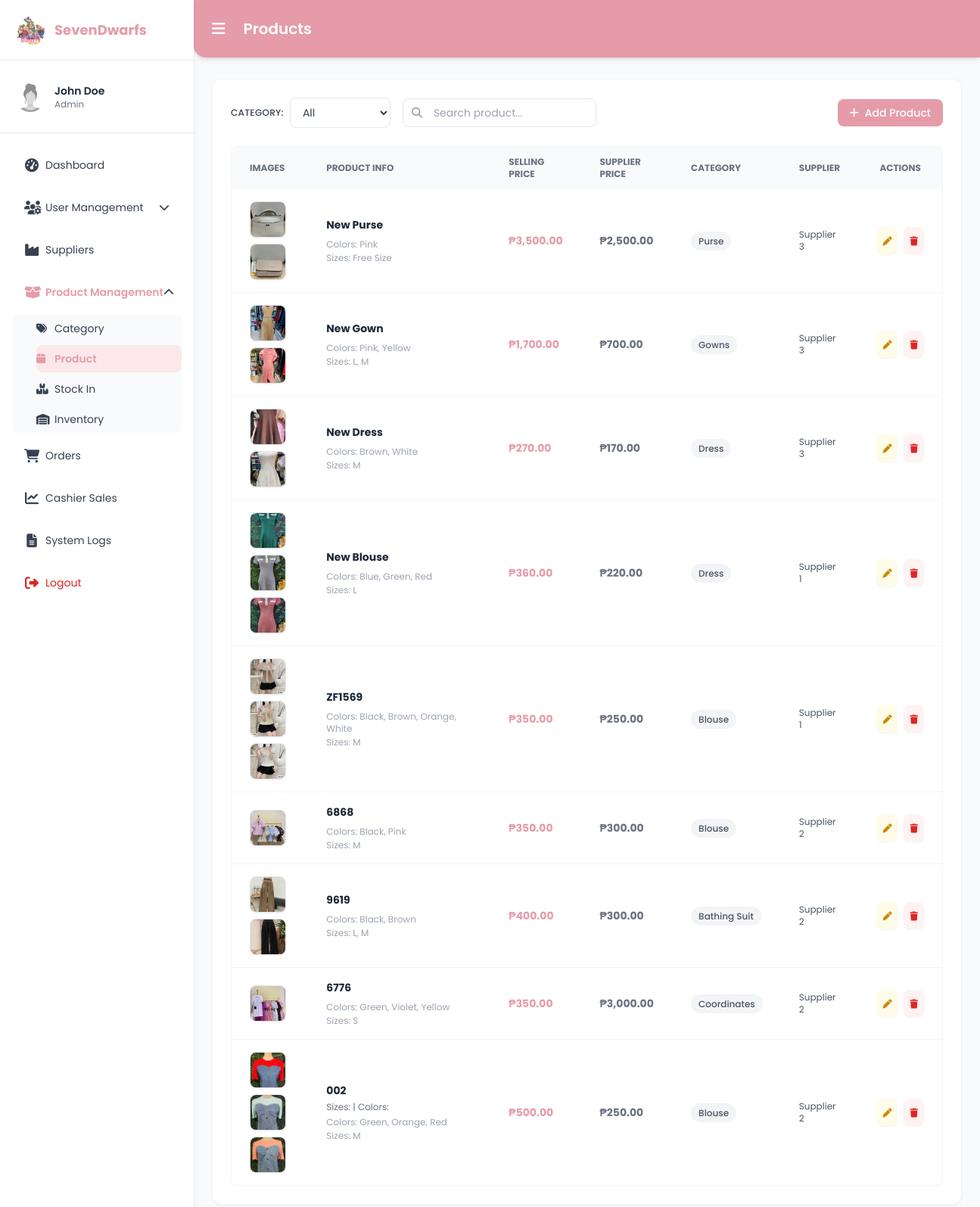
Screenshot of /products.php (signed in) with the database file from the repository.
### tables this page shows
CREATE TABLE `roles` (
  `role_id` int(11) NOT NULL,
  `role_name` varchar(50) NOT NULL
);

CREATE TABLE `products` (
  `product_id` int(11) NOT NULL,
  `product_name` varchar(255) DEFAULT NULL,
  `description` text DEFAULT NULL,
  `price_id` int(11) DEFAULT NULL,
  `stocks` int(11) DEFAULT NULL,
  `category_id` int(11) DEFAULT NULL,
  `image_url` text DEFAULT NULL,
  `created_at` timestamp NOT NULL DEFAULT current_timestamp(),
  `supplier_id` int(11) DEFAULT NULL,
  `supplier_price` decimal(10,2) NOT NULL,
  `revenue` decimal(10,2) GENERATED ALWAYS AS (`price_id` - `supplier_price`) STORED,
  `sizes` varchar(255) DEFAULT NULL,
  `colors` varchar(255) DEFAULT NULL
);

CREATE TABLE `categories` (
  `category_id` int(11) NOT NULL,
  `category_code` varchar(10) DEFAULT NULL,
  `category_name` varchar(100) NOT NULL
);

CREATE TABLE `suppliers` (
  `supplier_id` int(11) NOT NULL,
  `supplier_name` varchar(255) NOT NULL,
  `supplier_email` varchar(100) DEFAULT NULL,
  `supplier_phone` varchar(20) DEFAULT NULL,
  `created_at` timestamp NOT NULL DEFAULT current_timestamp()
);

### products.php (the view, shortened to what the rows shown need)
<?php
require 'conn.php';
$admin_id   = $_SESSION['admin_id'] ?? null;
$admin_name = "Admin";
$admin_role = "Admin";
if ($admin_id) {
    $query = "
        SELECT CONCAT(first_name, ' ', last_name) AS full_name, r.role_name
        FROM adminusers a
        LEFT JOIN roles r ON a.role_id = r.role_id
        WHERE a.admin_id = ?
    ";
    $adminStmt = $conn->prepare($query);
    $adminStmt->bind_param("i", $admin_id);
    $adminStmt->execute();
    $result = $adminStmt->get_result();
    if ($row = $result->fetch_assoc()) {
        $admin_name = $row['full_name'];
        $admin_role = $row['role_name'] ?? 'Admin';
    }
}
$sql = "
    SELECT
        p.product_id,
        p.product_name,
        p.description,
        p.price_id,        -- Selling Price
        p.supplier_price,  -- 🟢 Supplier Price (Cost)
        p.image_url,
        c.category_name,
        s.supplier_name,
        GROUP_CONCAT(DISTINCT col.color ORDER BY col.color SEPARATOR ', ') AS colors,
        GROUP_CONCAT(DISTINCT sz.size ORDER BY sz.size SEPARATOR ', ') AS sizes
    FROM products p
    LEFT JOIN categories c ON p.category_id = c.category_id
    LEFT JOIN suppliers s ON p.supplier_id = s.supplier_id
    LEFT JOIN stock st ON p.product_id = st.product_id
    LEFT JOIN colors col ON st.color_id = col.color_id
    LEFT JOIN sizes sz ON st.size_id = sz.size_id
";
$sql .= " GROUP BY p.product_id ORDER BY p.product_id DESC";
$stmt = $conn->prepare($sql);
$stmt->execute();
$result = $stmt->get_result();
$products = [];
while ($row = $result->fetch_assoc()) {
    $imageList = [];
    $raw = trim($row['image_url'] ?? '');
    if ($raw && str_starts_with($raw, '[')) {
        $decoded = json_decode($raw, true);
        if (is_array($decoded)) $imageList = $decoded;
    } elseif ($raw) {
        $imageList = array_filter(array_map('trim', explode(',', $raw)));
    }
    $displayImages = [];
    if (!empty($imageList)) {
        foreach ($imageList as $img) {
            $img = trim($img);
            $displayImages[] = htmlspecialchars($img);
        }
    } else {
        $displayImages[] = 'uploads/products/default.png';
    }
    $row['display_images'] = $displayImages;
    $products[] = $row;
}
?>
<!DOCTYPE html>
<html lang="en">
<head>
  <script src="https://cdn.tailwindcss.com"></script>
  <link rel="stylesheet" href="https://unpkg.com/nprogress@0.2.0/nprogress.css" />
  <link href="https://cdnjs.cloudflare.com/ajax/libs/font-awesome/6.4.0/css/all.min.css" rel="stylesheet" />
</head>
<body class="text-sm animate-fade-in">
<div class="flex min-h-screen"
     x-data="{
        sidebarOpen: localStorage.getItem('sidebarOpen') === 'false' ? false : true,
        userMenu: false,
        productMenu: true
     }"
     x-init="$watch('sidebarOpen', val => localStorage.setItem('sidebarOpen', val))">
  <aside
    class="bg-white shadow-md fixed top-0 left-0 h-screen z-30 transition-all duration-300 ease-in-out no-scrollbar overflow-y-auto overflow-x-hidden"
    :class="sidebarOpen ? 'w-64' : 'w-20'"
  >
    <div class="p-5 border-b flex items-center h-20 transition-all duration-300" :class="sidebarOpen ? 'space-x-3' : 'justify-center pl-0'">
        <h2 class="text-lg font-bold text-[var(--rose)] whitespace-nowrap overflow-hidden transition-all duration-300"
            x-show="sidebarOpen" x-transition.opacity>SevenDwarfs</h2>
    </div>
    <div class="p-5 border-b flex items-center h-24 transition-all duration-300" :class="sidebarOpen ? 'space-x-3' : 'justify-center pl-0'">
      <div x-show="sidebarOpen" x-transition.opacity class="whitespace-nowrap overflow-hidden">
        <p class="font-semibold text-gray-800"><?= htmlspecialchars($admin_name); ?></p>
        <p class="text-xs text-gray-500"><?= htmlspecialchars($admin_role); ?></p>
      </div>
    </div>
  </aside>
  <main class="flex-1 flex flex-col pt-20 bg-gray-50 transition-all duration-300 ease-in-out"
        :class="sidebarOpen ? 'ml-64' : 'ml-20'">
    <header class="bg-[var(--rose)] text-white p-4 flex justify-between items-center shadow-md rounded-bl-2xl fixed top-0 right-0 z-20 transition-all duration-300 ease-in-out"
            :class="sidebarOpen ? 'left-64' : 'left-20'">
      <div class="flex items-center gap-4">
          <h1 class="text-xl font-semibold">Products</h1>
      </div>
    </header>
    <section class="p-6">
        <div class="bg-white rounded-xl shadow-sm border border-gray-100 p-6 space-y-6">
            <div class="overflow-x-auto rounded-lg border border-gray-100">
                <table class="w-full text-left text-sm text-gray-600">
                    <thead class="bg-gray-50 text-gray-500 uppercase font-bold text-xs">
                        <tr>
                            <th class="px-6 py-3">Images</th>
                            <th class="px-6 py-3">Product Info</th>
                            <th class="px-6 py-3">Selling Price</th>
                            <th class="px-6 py-3">Supplier Price</th>
                            <th class="px-6 py-3">Category</th>
                            <th class="px-6 py-3">Supplier</th>
                            <th class="px-6 py-3 text-center">Actions</th>
                        </tr>
                    </thead>
                    <tbody class="divide-y divide-gray-100 text-gray-700">
                        <?php if (!empty($products)): ?>
                          <?php foreach ($products as $product): ?>
                            <tr class="hover:bg-gray-50 transition">
                              <td class="px-6 py-4">
                                <div class="flex flex-wrap gap-2" x-data="{ open: false, imageSrc: '' }">
                                  <?php foreach ($product['display_images'] as $img): ?>
                                    <img src="<?= $img ?>"
                                         class="w-12 h-12 rounded-lg border shadow-sm object-cover cursor-pointer hover:scale-105 transition-transform duration-200"
                                         @click="imageSrc = '<?= $img ?>'; open = true"
                                         onerror="this.src='uploads/products/default.png';">
                                  <?php endforeach; ?>
                                </div>
                              </td>
                              <td class="px-6 py-4">
                                <p class="font-bold text-gray-800"><?= htmlspecialchars($product['product_name']); ?></p>
                                <p class="text-xs text-gray-500 truncate w-48 mt-1"><?= htmlspecialchars($product['description']); ?></p>
                                <div class="text-xs text-gray-400 mt-1 flex flex-col gap-0.5">
                                   <span>Colors: <?= $product['colors'] ?: 'None'; ?></span>
                                   <span>Sizes: <?= $product['sizes'] ?: 'None'; ?></span>
                                </div>
                              </td>
                              <td class="px-6 py-4 font-bold text-[var(--rose)]">
                                ₱<?= number_format($product['price_id'], 2); ?>
                              </td>
                              <td class="px-6 py-4 font-bold text-gray-500">
                                ₱<?= number_format($product['supplier_price'] ?? 0, 2); ?>
                              </td>
                              <td class="px-6 py-4">
                                  <span class="bg-gray-100 text-gray-600 px-2.5 py-1 rounded-full text-xs font-medium">
                                      <?= htmlspecialchars($product['category_name']); ?>
                                  </span>
                              </td>
                              <td class="px-6 py-4 text-gray-600 text-xs">
                                <?= htmlspecialchars($product['supplier_name'] ?? 'N/A'); ?>
                              </td>
                              <td class="px-6 py-4">
                                <div class="flex items-center justify-center gap-2">
                                  <a href="edit_product.php?id=<?= $product['product_id']; ?>"
                                     class="text-yellow-600 bg-yellow-50 hover:bg-yellow-100 p-2 rounded-lg transition shadow-sm"
                                     title="Edit">
                                    <i class="fas fa-pen text-xs"></i>
                                  </a>
                                  <a href="delete_product.php?id=<?= $product['product_id']; ?>"
                                     onclick="return confirm('Are you sure you want to delete this product?')"
                                     class="text-red-600 bg-red-50 hover:bg-red-100 p-2 rounded-lg transition shadow-sm"
                                     title="Delete">
                                    <i class="fas fa-trash text-xs"></i>
                                  </a>
                                </div>
                              </td>
                            </tr>
                          <?php endforeach; ?>
                        <?php else: ?>
                          <tr><td colspan="7" class="text-center text-gray-500 py-10">No products found.</td></tr>
                        <?php endif; ?>
                    </tbody>
                </table>
            </div>
        </div>
    </section>
  </main>
</div>
</body>
</html>

### rows the page displays
roles: role_name "Admin"
products: product_name "New Purse", colors "Pink", sizes "Free Size", price "3,500.00", supplier_price "2,500.00", category.category_name "Purse", supplier.supplier_name "Supplier 3"
products: product_name "New Gown", colors "Pink, Yellow", sizes "L, M", price "1,700.00", supplier_price "700.00", category.category_name "Gowns", supplier.supplier_name "Supplier 3"
products: product_name "New Dress", colors "Brown, White", sizes "M", price "270.00", supplier_price "170.00", category.category_name "Dress", supplier.supplier_name "Supplier 3"
products: product_name "New Blouse", colors "Blue, Green, Red", sizes "L", price "360.00", supplier_price "220.00", category.category_name "Dress", supplier.supplier_name "Supplier 1"
products: product_name "ZF1569", colors "Black, Brown, Orange, White", sizes "M", price "350.00", supplier_price "250.00", category.category_name "Blouse", supplier.supplier_name "Supplier 1"
products: product_name "6868", colors "Black, Pink", sizes "M", price "350.00", supplier_price "300.00", category.category_name "Blouse", supplier.supplier_name "Supplier 2"
products: product_name "9619", colors "Black, Brown", sizes "L, M", price "400.00", supplier_price "300.00", category.category_name "Bathing Suit", supplier.supplier_name "Supplier 2"
products: product_name "6776", colors "Green, Violet, Yellow", sizes "S", price "350.00", supplier_price "3,000.00", category.category_name "Coordinates", supplier.supplier_name "Supplier 2"
products: product_name "002", description "Sizes: | Colors:", colors "Green, Orange, Red", sizes "M", price "500.00", supplier_price "250.00", category.category_name "Blouse", supplier.supplier_name "Supplier 2"

### other values shown
$admin_name "John Doe"
